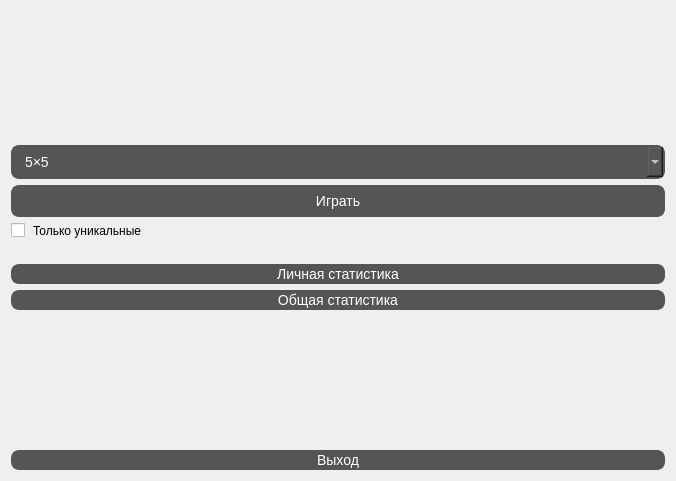
<?xml version="1.0" encoding="UTF-8"?>
<ui version="4.0">
 <class>MainMenu</class>
 <widget class="QDialog" name="MainMenu">
  <property name="geometry">
   <rect>
    <x>0</x>
    <y>0</y>
    <width>676</width>
    <height>481</height>
   </rect>
  </property>
  <property name="windowTitle">
   <string>Dialog</string>
  </property>
  <layout class="QVBoxLayout" name="verticalLayout">
   <item>
    <spacer name="verticalSpacer">
     <property name="orientation">
      <enum>Qt::Orientation::Vertical</enum>
     </property>
     <property name="sizeHint" stdset="0">
      <size>
       <width>20</width>
       <height>40</height>
      </size>
     </property>
    </spacer>
   </item>
   <item>
    <widget class="QComboBox" name="sizeComboBox">
     <property name="styleSheet">
      <string notr="true">QComboBox {
    font: &quot;Futura&quot;;
    background-color: #555555;
    color: white;
    border-radius: 8px;
    padding: 6px 12px;
    border: 2px solid #555555;
    font-size: 14px;
    min-width: 100px;
    selection-background-color: #376130;
}

QComboBox:hover {
    background-color: #4a4a4a;
    border-color: #4a4a4a;
}

QComboBox QAbstractItemView {
    font: &quot;Futura&quot;;
    background-color: #555555;
    color: white;
    border: 2px solid #555555;
    border-radius: 8px;
    padding: 4px;
    outline: none;
    selection-background-color: #376130;
}

QComboBox:pressed {
    background-color: #333333;
    border-color: #333333;
}</string>
     </property>
     <item>
      <property name="text">
       <string>5×5</string>
      </property>
     </item>
     <item>
      <property name="text">
       <string>10×10</string>
      </property>
     </item>
     <item>
      <property name="text">
       <string>15×15</string>
      </property>
     </item>
     <item>
      <property name="text">
       <string>20×20</string>
      </property>
     </item>
    </widget>
   </item>
   <item>
    <widget class="QPushButton" name="playButton">
     <property name="styleSheet">
      <string notr="true">QPushButton {
	font: &quot;Futura&quot;;   
    background-color: #555555;
    color: white;
    border-radius: 8px;
    padding: 6px 12px;
    border: 2px solid #555555;
    font-size: 14px;
}

QPushButton:hover {
    background-color: #376130;
    border-color: #376130;
}

QPushButton:pressed {
    background-color: #333333;
    border-color: #333333;
}
</string>
     </property>
     <property name="text">
      <string>Играть</string>
     </property>
    </widget>
   </item>
   <item>
    <widget class="QCheckBox" name="uniqueCheckBox">
     <property name="styleSheet">
      <string notr="true">QCheckBox {
    font: 18px &quot;Futura&quot;;
    color: black;
    spacing: 8px;
}</string>
     </property>
     <property name="text">
      <string>Только уникальные</string>
     </property>
    </widget>
   </item>
   <item>
    <spacer name="horizontalSpacer">
     <property name="orientation">
      <enum>Qt::Orientation::Horizontal</enum>
     </property>
     <property name="sizeHint" stdset="0">
      <size>
       <width>40</width>
       <height>20</height>
      </size>
     </property>
    </spacer>
   </item>
   <item>
    <widget class="QPushButton" name="statsButton">
     <property name="styleSheet">
      <string notr="true">QPushButton {
	font: &quot;Futura&quot;;   
    background-color: #555555;
    color: white;
    border-radius: 8px;
    border: 2px solid #555555;
    font-size: 14px;
}

QPushButton:hover {
    background-color: #444444;
    border-color: #444444;
}

QPushButton:pressed {
    background-color: #333333;
    border-color: #333333;
}
</string>
     </property>
     <property name="text">
      <string>Личная статистика</string>
     </property>
    </widget>
   </item>
   <item>
    <widget class="QPushButton" name="globalStatsButton">
     <property name="styleSheet">
      <string notr="true">QPushButton {
	font: &quot;Futura&quot;;   
    background-color: #555555;
    color: white;
    border-radius: 8px;
    border: 2px solid #555555;
    font-size: 14px;
}

QPushButton:hover {
    background-color: #444444;
    border-color: #444444;
}

QPushButton:pressed {
    background-color: #333333;
    border-color: #333333;
}
</string>
     </property>
     <property name="text">
      <string>Общая статистика</string>
     </property>
    </widget>
   </item>
   <item>
    <spacer name="verticalSpacer_2">
     <property name="orientation">
      <enum>Qt::Orientation::Vertical</enum>
     </property>
     <property name="sizeHint" stdset="0">
      <size>
       <width>20</width>
       <height>40</height>
      </size>
     </property>
    </spacer>
   </item>
   <item>
    <widget class="QPushButton" name="exitButton">
     <property name="styleSheet">
      <string notr="true">QPushButton {
	font: &quot;Futura&quot;;   
    background-color: #555555;
    color: white;
    border-radius: 8px;
    border: 2px solid #555555;
    font-size: 14px;
}

QPushButton:hover {
    background-color: #fc0330;
    border-color: #fc0330;
}

QPushButton:pressed {
    background-color: #333333;
    border-color: #333333;
}
</string>
     </property>
     <property name="text">
      <string>Выход</string>
     </property>
    </widget>
   </item>
  </layout>
 </widget>
 <resources/>
 <connections/>
</ui>
